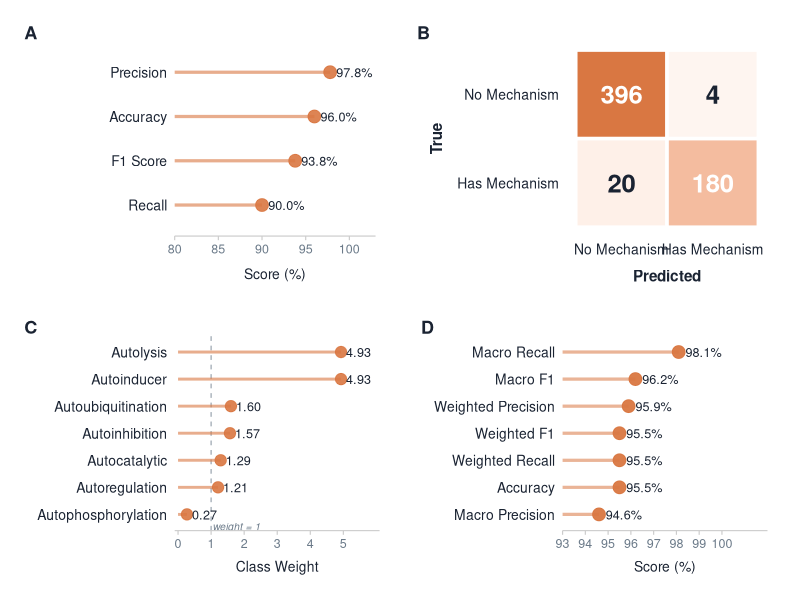

This figure's R source:
# =============================================================================
# Combined Figure: Panels from Fig 4, 5, and 6
# Panel A: Stage 1 test-set performance metrics  (originally figure_stage1 Panel A)
# Panel B: Stage 1 confusion matrix              (originally figure_stage1 Panel B)
# Panel C: Stage 2 class weights                 (originally figure_table4)
# Panel D: Stage 2 overall test-set metrics      (originally figure_table6)
# Layout:  2 × 2 patchwork, tagged A–D
# Output:  figures/figure_combined_456.png (300 dpi)
# =============================================================================

library(ggplot2)
library(dplyr)
library(patchwork)

# --- Shared palette -----------------------------------------------------------
col_accent <- "#d97742"
col_ink    <- "#1a2332"
col_muted  <- "#6b7a89"
col_bg     <- "#ffffff"

tag_theme <- theme(
  plot.tag        = element_text(size = 13, face = "bold", colour = col_ink),
  plot.background = element_rect(fill = col_bg, colour = NA)
)

base_theme <- theme_classic(base_size = 12) +
  theme(
    axis.text.y      = element_text(colour = col_ink,   size = 10),
    axis.text.x      = element_text(colour = col_muted, size = 9),
    axis.line.y      = element_blank(),
    axis.ticks.y     = element_blank(),
    axis.line.x      = element_line(colour = "#cccccc", linewidth = 0.4),
    axis.ticks.x     = element_line(colour = "#cccccc", linewidth = 0.4),
    panel.background = element_rect(fill = col_bg, colour = NA),
    plot.background  = element_rect(fill = col_bg, colour = NA),
    plot.margin      = margin(12, 18, 12, 12)
  )

# =============================================================================
# Panel A: Stage 1 test-set performance metrics
# =============================================================================

stage1_metrics <- data.frame(
  Metric = c("Accuracy", "Precision", "Recall", "F1 Score"),
  Score  = c(96.0, 97.8, 90.0, 93.8)
) %>%
  arrange(Score) %>%
  mutate(
    Metric = factor(Metric, levels = Metric),
    label  = sprintf("%.1f%%", Score)
  )

panel_a <- ggplot(stage1_metrics, aes(x = Score, y = Metric)) +
  geom_segment(
    aes(x = 80, xend = Score, y = Metric, yend = Metric),
    colour = col_accent, linewidth = 1.1, alpha = 0.60
  ) +
  geom_point(size = 4, colour = col_accent, alpha = 0.90) +
  geom_text(
    aes(x = Score + 0.7, label = label),
    hjust = 0, size = 3.2, colour = col_ink
  ) +
  labs(x = "Score (%)", y = NULL) +
  scale_x_continuous(
    limits = c(80, 103),
    breaks = c(80, 85, 90, 95, 100),
    expand = expansion(mult = c(0, 0))
  ) +
  scale_y_discrete(expand = expansion(add = c(0.7, 0.7))) +
  base_theme +
  theme(axis.title.x = element_text(colour = col_ink, size = 10, margin = margin(t = 7)))

# =============================================================================
# Panel B: Stage 1 confusion matrix
# =============================================================================

cm <- data.frame(
  True = factor(
    c("No Mechanism", "No Mechanism", "Has Mechanism", "Has Mechanism"),
    levels = c("Has Mechanism", "No Mechanism")
  ),
  Predicted = factor(
    c("No Mechanism", "Has Mechanism", "No Mechanism", "Has Mechanism"),
    levels = c("No Mechanism", "Has Mechanism")
  ),
  n       = c(396, 4, 20, 180),
  correct = c(TRUE, FALSE, FALSE, TRUE)
)

panel_b <- ggplot(cm, aes(x = Predicted, y = True, fill = n)) +
  geom_tile(colour = "white", linewidth = 1.2) +
  geom_text(
    aes(label = n),
    size = 6.5, fontface = "bold",
    colour = ifelse(cm$n > 150, "white", col_ink)
  ) +
  scale_fill_gradient(low = "#fef5f0", high = col_accent, guide = "none") +
  labs(x = "Predicted", y = "True") +
  theme_classic(base_size = 12) +
  theme(
    axis.title.x     = element_text(colour = col_ink, size = 11, face = "bold", margin = margin(t = 8)),
    axis.title.y     = element_text(colour = col_ink, size = 11, face = "bold", margin = margin(r = 8)),
    axis.text        = element_text(colour = col_ink, size = 10),
    axis.line        = element_blank(),
    axis.ticks       = element_blank(),
    panel.background = element_rect(fill = col_bg, colour = NA),
    plot.background  = element_rect(fill = col_bg, colour = NA),
    plot.margin      = margin(12, 12, 12, 12)
  )

# =============================================================================
# Panel C: Stage 2 class weights
# =============================================================================

weights <- data.frame(
  Mechanism = c(
    "Autophosphorylation", "Autoregulation", "Autocatalytic",
    "Autoinhibition", "Autoubiquitination", "Autolysis", "Autoinducer"
  ),
  weight = c(0.27, 1.21, 1.29, 1.57, 1.60, 4.93, 4.93)
) %>%
  arrange(weight, Mechanism) %>%
  mutate(
    Mechanism = factor(Mechanism, levels = Mechanism),
    label     = sprintf("%.2f", weight)
  )

panel_c <- ggplot(weights, aes(x = weight, y = Mechanism)) +
  geom_vline(
    xintercept = 1, linetype = "dashed",
    colour = col_muted, linewidth = 0.4, alpha = 0.7
  ) +
  geom_segment(
    aes(x = 0, xend = weight, y = Mechanism, yend = Mechanism),
    colour = col_accent, linewidth = 1.0, alpha = 0.60
  ) +
  geom_point(size = 3.5, colour = col_accent, alpha = 0.90) +
  geom_text(
    aes(x = weight + 0.15, label = label),
    hjust = 0, size = 3.2, colour = col_ink
  ) +
  annotate(
    "text", x = 1.04, y = 0.55, label = "weight = 1",
    hjust = 0, size = 2.6, colour = col_muted, fontface = "italic"
  ) +
  labs(x = "Class Weight", y = NULL) +
  scale_x_continuous(
    expand = expansion(mult = c(0.02, 0.20)),
    breaks = c(0, 1, 2, 3, 4, 5)
  ) +
  scale_y_discrete(expand = expansion(add = c(0.6, 0.6))) +
  base_theme +
  theme(axis.title.x = element_text(colour = col_ink, size = 10, margin = margin(t = 7)))

# =============================================================================
# Panel D: Stage 2 overall test-set metrics
# =============================================================================

stage2_metrics <- data.frame(
  Metric = c(
    "Accuracy",
    "Macro Precision", "Macro Recall", "Macro F1",
    "Weighted Precision", "Weighted Recall", "Weighted F1"
  ),
  Score = c(95.5, 94.6, 98.1, 96.2, 95.9, 95.5, 95.5)
) %>%
  arrange(Score) %>%
  mutate(
    Metric = factor(Metric, levels = Metric),
    label  = sprintf("%.1f%%", Score)
  )

panel_d <- ggplot(stage2_metrics, aes(x = Score, y = Metric)) +
  geom_segment(
    aes(x = 93, xend = Score, y = Metric, yend = Metric),
    colour = col_accent, linewidth = 1.1, alpha = 0.55
  ) +
  geom_point(size = 4, colour = col_accent, alpha = 0.95) +
  geom_text(
    aes(x = Score + 0.3, label = label),
    hjust = 0, size = 3.2, colour = col_ink
  ) +
  labs(x = "Score (%)", y = NULL) +
  scale_x_continuous(
    limits = c(93, 102),
    breaks = c(93, 94, 95, 96, 97, 98, 99, 100),
    expand = expansion(mult = c(0, 0))
  ) +
  scale_y_discrete(expand = expansion(add = c(0.6, 0.6))) +
  base_theme +
  theme(
    legend.position  = "none",
    axis.title.x     = element_text(colour = col_ink, size = 10, margin = margin(t = 7))
  )

# =============================================================================
# Combine: 2 × 2 patchwork
# =============================================================================

combined <- (
  (panel_a + tag_theme) | (panel_b + tag_theme)
) / (
  (panel_c + tag_theme) | (panel_d + tag_theme)
) +
  plot_layout(widths = c(1.2, 0.9)) +
  plot_annotation(tag_levels = "A")

# --- Save --------------------------------------------------------------------
output_path <- "figures/figure_combined_456.png"

ggsave(
  filename = output_path,
  plot     = combined,
  width    = 11,
  height   = 8,
  dpi      = 300,
  bg       = col_bg
)

message("Saved: ", output_path)